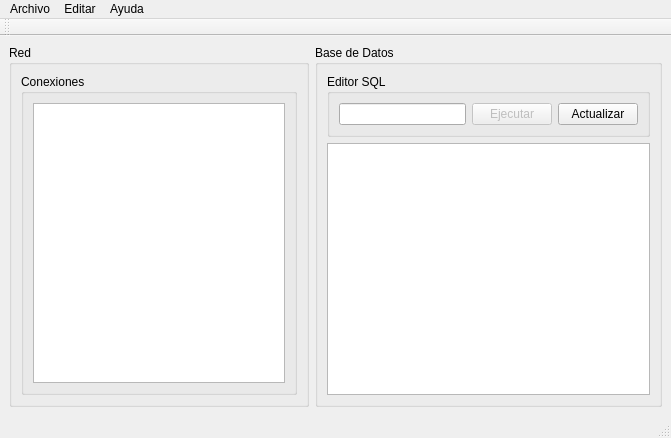
<?xml version="1.0" encoding="UTF-8"?>
<ui version="4.0">
 <class>MainWindow</class>
 <widget class="QMainWindow" name="MainWindow">
  <property name="geometry">
   <rect>
    <x>0</x>
    <y>0</y>
    <width>671</width>
    <height>438</height>
   </rect>
  </property>
  <property name="windowTitle">
   <string>GT Servidor</string>
  </property>
  <property name="windowIcon">
   <iconset resource="../../gt_client/resources/resources.qrc">
    <normaloff>:/icons/icon.png</normaloff>:/icons/icon.png</iconset>
  </property>
  <widget class="QWidget" name="centralwidget">
   <layout class="QHBoxLayout" name="horizontalLayout_2">
    <item>
     <widget class="QGroupBox" name="groupBox_3">
      <property name="maximumSize">
       <size>
        <width>300</width>
        <height>16777215</height>
       </size>
      </property>
      <property name="title">
       <string>Red</string>
      </property>
      <layout class="QVBoxLayout" name="verticalLayout_6">
       <item>
        <widget class="QGroupBox" name="groupBox_4">
         <property name="title">
          <string>Conexiones</string>
         </property>
         <layout class="QVBoxLayout" name="verticalLayout_3">
          <item>
           <widget class="QListView" name="_lv_connections"/>
          </item>
         </layout>
        </widget>
       </item>
      </layout>
     </widget>
    </item>
    <item>
     <widget class="QGroupBox" name="groupBox_2">
      <property name="title">
       <string>Base de Datos</string>
      </property>
      <layout class="QVBoxLayout" name="verticalLayout_4">
       <item>
        <widget class="QGroupBox" name="groupBox">
         <property name="title">
          <string>Editor SQL</string>
         </property>
         <layout class="QHBoxLayout" name="horizontalLayout">
          <item>
           <widget class="QLineEdit" name="_le_sql_query"/>
          </item>
          <item>
           <widget class="QPushButton" name="_pb_execute_query">
            <property name="enabled">
             <bool>false</bool>
            </property>
            <property name="text">
             <string>Ejecutar</string>
            </property>
           </widget>
          </item>
          <item>
           <widget class="QPushButton" name="_pb_update_tables">
            <property name="text">
             <string>Actualizar</string>
            </property>
           </widget>
          </item>
         </layout>
        </widget>
       </item>
       <item>
        <widget class="QTableView" name="_tv_player"/>
       </item>
      </layout>
     </widget>
    </item>
   </layout>
  </widget>
  <widget class="QMenuBar" name="menubar">
   <property name="geometry">
    <rect>
     <x>0</x>
     <y>0</y>
     <width>671</width>
     <height>21</height>
    </rect>
   </property>
   <widget class="QMenu" name="menuArchivo">
    <property name="title">
     <string>Archivo</string>
    </property>
    <addaction name="actionHabilitar_Servidor"/>
    <addaction name="separator"/>
    <addaction name="actionSalir"/>
   </widget>
   <widget class="QMenu" name="menuEditar">
    <property name="title">
     <string>Editar</string>
    </property>
    <addaction name="actionConfiguraci_n"/>
   </widget>
   <widget class="QMenu" name="menuAyuda">
    <property name="title">
     <string>Ayuda</string>
    </property>
    <addaction name="actionAcerca_de"/>
   </widget>
   <addaction name="menuArchivo"/>
   <addaction name="menuEditar"/>
   <addaction name="menuAyuda"/>
  </widget>
  <widget class="QStatusBar" name="statusbar"/>
  <widget class="QToolBar" name="toolBar">
   <property name="windowTitle">
    <string>toolBar</string>
   </property>
   <attribute name="toolBarArea">
    <enum>TopToolBarArea</enum>
   </attribute>
   <attribute name="toolBarBreak">
    <bool>false</bool>
   </attribute>
  </widget>
  <action name="actionSalir">
   <property name="text">
    <string>Salir</string>
   </property>
  </action>
  <action name="actionHabilitar_Servidor">
   <property name="checkable">
    <bool>true</bool>
   </property>
   <property name="checked">
    <bool>true</bool>
   </property>
   <property name="text">
    <string>Encender Servidor</string>
   </property>
  </action>
  <action name="actionConfiguraci_n">
   <property name="text">
    <string>Configuración</string>
   </property>
  </action>
  <action name="actionAcerca_de">
   <property name="text">
    <string>Acerca de...</string>
   </property>
  </action>
 </widget>
 <resources>
  <include location="../../gt_client/resources/resources.qrc"/>
 </resources>
 <connections/>
</ui>
